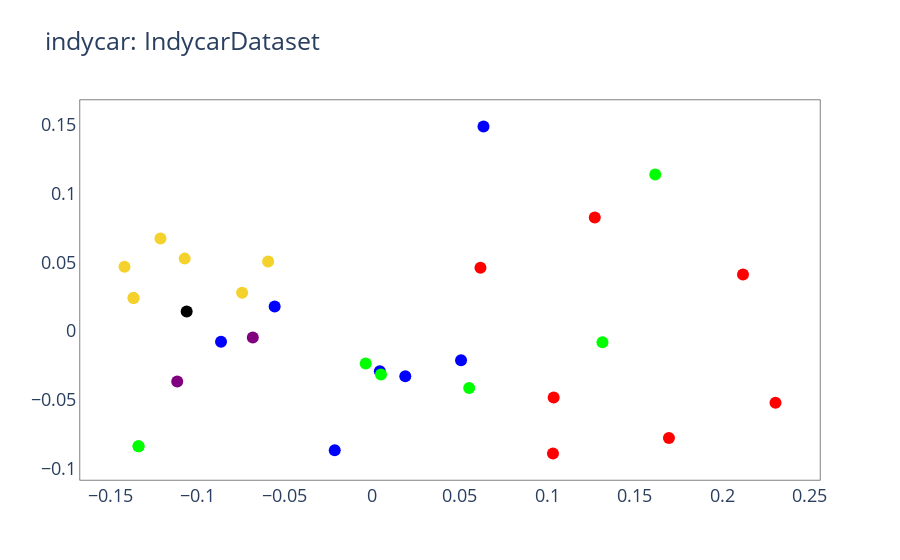

Write notebook code for a chart like this one.
### Code cell
f1=dim_reduction(data[:, [-3,-1]], 'IndycarDataset', ranknet_model_name='indycar',dim_model_name='PCA')

### Figure 1 — Plotly figure (JSON) as saved in the notebook; plotly's stock layout.template omitted (floating-point values rounded to 4 significant figures)
{"data": [{"hoverinfo": "text", "hovertext": ["Indy500-2013", "Indy500-2014", "Indy500-2015", "Indy500-2016", "Indy500-2017", "Indy500-2018", "Indy500-2019", "Texas-2013", "Texas-2014", "Texas-2015", "Texas-2016", "Texas-2017", "Texas-2018", "Texas-2019", "Iowa-2013", "Iowa-2014", "Iowa-2015", "Iowa-2016", "Iowa-2017", "Iowa-2018", "Iowa-2019", "Pocono-2013", "Pocono-2014", "Pocono-2015", "Pocono-2016", "Pocono-2017", "Pocono-2018", "Pocono-2019", "Phoenix-2018", "Gateway-2018", "Gateway-2019"], "marker": {"color": ["#ff0000", "#ff0000", "#ff0000", "#ff0000", "#ff0000", "#ff0000", "#ff0000", "#0000ff", "#0000ff", "#0000ff", "#0000ff", "#0000ff", "#0000ff", "#0000ff", "#f5d12b", "#f5d12b", "#f5d12b", "#f5d12b", "#f5d12b", "#f5d12b", "#f5d12b", "#00ff00", "#00ff00", "#00ff00", "#00ff00", "#00ff00", "#00ff00", "#00ff00", "#000000", "#800080", "#800080"], "size": 12}, "mode": "markers", "text": ["Indy500-2013", "Indy500-2014", "Indy500-2015", "Indy500-2016", "Indy500-2017", "Indy500-2018", "Indy500-2019", "Texas-2013", "Texas-2014", "Texas-2015", "Texas-2016", "Texas-2017", "Texas-2018", "Texas-2019", "Iowa-2013", "Iowa-2014", "Iowa-2015", "Iowa-2016", "Iowa-2017", "Iowa-2018", "Iowa-2019", "Pocono-2013", "Pocono-2014", "Pocono-2015", "Pocono-2016", "Pocono-2017", "Pocono-2018", "Pocono-2019", "Phoenix-2018", "Gateway-2018", "Gateway-2019"], "type": "scatter", "x": [0.2305, 0.1036, 0.06179, 0.2119, 0.1271, 0.1695, 0.1033, 0.01881, 0.004259, -0.02152, 0.05069, 0.06353, -0.05585, -0.08653, -0.07447, -0.1365, -0.0596, -0.1417, -0.1211, -0.1365, -0.1073, -0.003822, -0.1337, 0.1617, 0.05533, 0.1315, -0.1337, 0.004935, -0.1062, -0.1116, -0.06837], "y": [-0.05207, -0.04832, 0.04599, 0.04113, 0.08248, -0.07767, -0.08896, -0.03279, -0.0291, -0.08666, -0.02118, 0.1487, 0.01792, -0.007755, 0.02784, 0.02403, 0.05066, 0.04682, 0.06723, 0.02403, 0.05268, -0.02352, -0.08369, 0.1137, -0.04134, -0.008065, -0.08369, -0.03154, 0.01432, -0.03656, -0.00466]}], "layout": {"font": {"size": 18}, "paper_bgcolor": "rgba(0, 0, 0, 0)", "plot_bgcolor": "rgba(0, 0, 0, 0)", "title": {"text": "indycar: IndycarDataset"}, "xaxis": {"linecolor": "black", "linewidth": 0.5, "mirror": true, "showgrid": false}, "yaxis": {"linecolor": "black", "linewidth": 0.5, "mirror": true, "showgrid": false}}}
